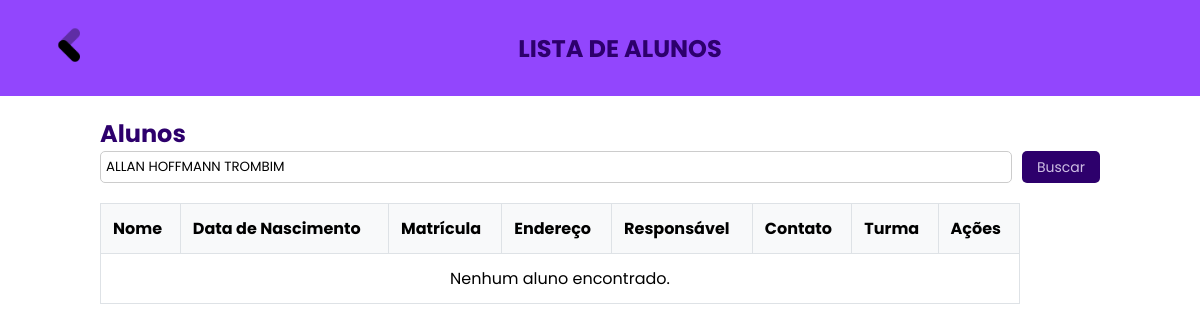
Before: /pages/listar-alunos.php?busca=ALLAN HOFFMANN TROMBIM with the older database file.
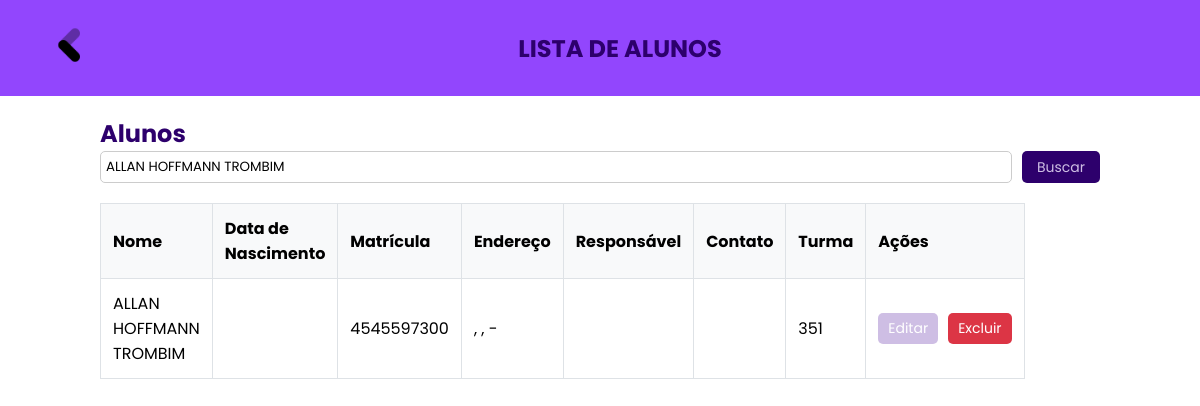
After: the same page with the newer database file.
### tables this page shows
CREATE TABLE `alunos` (
  `id_alunos` int(11) NOT NULL,
  `nome` varchar(100) DEFAULT NULL,
  `data_nasc` date DEFAULT NULL,
  `matricula` varchar(30) DEFAULT NULL,
  `rua` varchar(100) DEFAULT NULL,
  `bairro` varchar(100) DEFAULT NULL,
  `cidade` varchar(100) DEFAULT NULL,
  `CEP` char(8) DEFAULT NULL,
  `nome_resp` varchar(100) DEFAULT NULL,
  `contat_resp` varchar(100) DEFAULT NULL,
  `id_turma` int(11) DEFAULT NULL
);

CREATE TABLE `turma` (
  `id_turma` int(11) NOT NULL,
  `numero_turma` int(3) DEFAULT NULL,
  `nome_curso` varchar(100) NOT NULL
);

### pages/listar-alunos.php (the view, shortened to what this page needs)
<?php
include 'conexao.php';
try {
    $query = " SELECT a.id_alunos AS id_aluno, a.nome AS aluno, a.data_nasc, a.matricula, a.rua, a.bairro, a.cidade, a.CEP, a.nome_resp, a.contat_resp, t.numero_turma
        FROM alunos a LEFT JOIN turma t ON a.id_turma = t.id_turma ORDER BY a.nome ASC";
    $stmt = $con->prepare($query);
    $stmt->execute();
    $alunos = $stmt->fetchAll(PDO::FETCH_ASSOC);
} catch (PDOException $e) {
    echo "Erro ao buscar alunos: " . $e->getMessage();
    exit;
}
?>
<?php
try {
    $filtroGeral = isset($_GET['busca']) ? trim($_GET['busca']) : '';
    $query = "SELECT a.id_alunos AS id_aluno, a.nome AS aluno, a.data_nasc, a.matricula,
                     a.rua, a.bairro, a.cidade, a.CEP, a.nome_resp, a.contat_resp,
                     t.numero_turma
              FROM alunos a
              LEFT JOIN turma t ON a.id_turma = t.id_turma
              WHERE :busca = ''
                 OR a.nome LIKE :buscaLike
                 OR a.data_nasc LIKE :buscaLike
                 OR a.matricula LIKE :buscaLike
                 OR a.rua LIKE :buscaLike
                 OR a.bairro LIKE :buscaLike
                 OR a.cidade LIKE :buscaLike
                 OR a.CEP LIKE :buscaLike
                 OR a.nome_resp LIKE :buscaLike
                 OR a.contat_resp LIKE :buscaLike
                 OR t.numero_turma LIKE :buscaLike
              ORDER BY a.nome ASC";
    $stmt = $con->prepare($query);
    $stmt->bindValue(':busca', $filtroGeral, PDO::PARAM_STR);
    $stmt->bindValue(':buscaLike', "%$filtroGeral%", PDO::PARAM_STR);
    $stmt->execute();
    $alunos = $stmt->fetchAll(PDO::FETCH_ASSOC);
} catch (PDOException $e) {
    echo "Erro ao buscar alunos: " . $e->getMessage();
    exit;
}
?>
<!DOCTYPE html>
<html lang="pt-BR">
<head>
    <link rel="stylesheet" href="css/hist.css">
</head>
<body>
<div class="navb">
    <a href="dashboard">
        <img src="img/back.png" height="40px">
    </a>
    <h2>LISTA DE ALUNOS</h2>
</div>
    <div class="container">
        <h2>Alunos</h2>
        <div class="search-bar">
            <form method="GET" action="" style="display: flex; gap: 10px; flex-wrap: wrap; margin-bottom: 20px;">
                <input type="text" name="busca" placeholder="Buscar pelo aluno"
                       value="<?= htmlspecialchars($filtroGeral); ?>"
                       style="flex: 1; min-width: 200px; padding: 5px; border: 1px solid #ccc; border-radius: 5px;">
                <button type="submit"
                        style="padding: 5px 15px; background-color: #2D006C; color: #CEBEE4; border: none; border-radius: 5px; font-size: 14px;">
                    Buscar
                </button>
            </form>
        </div>
        <table class="table">
            <thead>
                <tr>
                    <th>Nome</th>
                    <th>Data de Nascimento</th>
                    <th>Matrícula</th>
                    <th>Endereço</th>
                    <th>Responsável</th>
                    <th>Contato</th>
                    <th>Turma</th>
                    <th>Ações</th>
                </tr>
            </thead>
            <tbody>
                <?php if (count($alunos) > 0): ?>
                    <?php foreach ($alunos as $aluno): ?>
                        <tr>
                            <td><?= htmlspecialchars($aluno['aluno']) ?></td>
                            <td><?= htmlspecialchars($aluno['data_nasc']) ?></td>
                            <td><?= htmlspecialchars($aluno['matricula']) ?></td>
                            <td><?= htmlspecialchars($aluno['rua'] . ', ' . $aluno['bairro'] . ', ' . $aluno['cidade'] . ' - ' . $aluno['CEP']) ?></td>
                            <td><?= htmlspecialchars($aluno['nome_resp']) ?></td>
                            <td><?= htmlspecialchars($aluno['contat_resp']) ?></td>
                            <td><?= htmlspecialchars($aluno['numero_turma'] ?: 'Sem Turma') ?></td>
                            <td>
                                <div class="action-buttons">
                                    <a class="btn btn-edit" href="editar_aluno?id=<?= $aluno['id_aluno'] ?>">Editar</a>
                                    <a class="btn btn-delete" href="excluir_aluno?id=<?= $aluno['id_aluno'] ?>" onclick="return confirm('Tem certeza que deseja excluir este aluno?')">Excluir</a>
                                </div>
                            </td>
                        </tr>
                    <?php endforeach; ?>
                <?php else: ?>
                    <tr>
                        <td colspan="8" style="text-align: center;">Nenhum aluno encontrado.</td>
                    </tr>
                <?php endif; ?>
            </tbody>
        </table>
    </div>
</body>
</html>

### css/hist.css (style rules this page uses)
* { margin: 0; font-family: "Poppins", sans-serif; }
body { height: 100vh; }
h2 { color: rgba(45,0,108,1); }
.navb { height: 12vh !important; background-color: rgba(146,70,253,1); display: flex; align-items: center; justify-content: space-between; }
.navb img, .navb p { margin: 0 50px; }

### pages/listar-alunos.php (style rules this page uses)
.container { max-width: 1000px; margin: 0 auto; padding: 20px; }
.table { width: 115vh; border-collapse: collapse; }
.table th, .table td { padding: 0.75rem; border: 1px solid #dee2e6; text-align: left; }
.table th { background-color: #f8f9fa; }
.action-buttons { display: flex; gap: 10px; }
.btn { padding: 5px 10px; text-decoration: none; color: #fff; border-radius: 5px; font-size: 14px; }
.btn-edit { background-color: #CEBEE4; }
.btn-delete { background-color: #dc3545; }
.search-bar { margin-bottom: 20px; }
.search-bar form { display: flex; gap: 10px; flex-wrap: wrap; }
.search-bar input, .search-bar button { padding: 5px; border-radius: 5px; border: 1px solid #ccc; }
.search-bar input { flex: 1; min-width: 100px; }
.search-bar button { background-color: #007bff; color: white; border: none; font-size: 14px; cursor: pointer; }

Changed rows visible on the page:
added alunos: nome "ALLAN HOFFMANN TROMBIM", matricula "4545597300", rua+bairro+cidade ", , -", id_turma.numero_turma "351"
Other visible differences:
text no longer shown: "Nenhum aluno encontrado."
